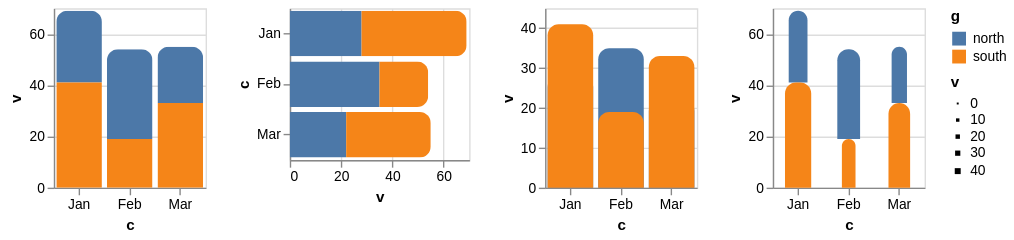

This figure's Vega-Lite source:
### Vega-Lite specification from a JSON file in a GitHub repository (floating-point values rounded to 4 significant figures)
{"$schema": "https://vega.github.io/schema/vega-lite/v6.json", "description": "A rounded end that came from a **theme** still rounds the stack rather than each of its segments. `parseMarkGroups` decides whether a bar is drawn inside a group of its own by asking `const hasCornerRadius = VG_CORNERRADIUS_CHANNELS.some((prop) => getMarkPropOrConfig(prop, model.markDef, model.config))`, and then `if (model.stack && !model.fieldDef('size') && hasCornerRadius) return getGroupsForStackedBarWithCornerRadius(model)`. The subtlety is which mark definition is being asked: `initMarkdef` has already run, and it is what turns `cornerRadiusEnd` — a word the five Vega channels above do not include — into `markDef.cornerRadiusTopLeft` and `markDef.cornerRadiusTopRight` by way of `for (const newProp of newProps) { markDef[newProp] = cornerRadiusEnd }`. This compiler asked the mark as it had been *written* instead of as it had been rewritten, so it saw a radius only when the chart put one on the mark itself. A theme that rounds every bar in a report — `config.bar.cornerRadiusEnd`, the whole point of which is that no chart has to mention it — opened no group at all, and every segment of every stack was rounded separately, joins and all, where upstream rounds the stack once at its two ends. The theme here sets `config.bar.cornerRadiusEnd` and no mark mentions a radius. The first panel is a vertical stack, which upstream wraps in an outer group carrying the radius, the clip and the stack's pixel extent, an inner group that undoes the outer one's translation, and the segments themselves stripped of the position across the stack. The second is the same stack lying on its side, which takes the other branch of the same function and moves `y`, `height` and the radii up instead of `x` and `width`. The third and fourth are the rows that must **not** change, and they are why the guard is three conditions rather than one: the third writes `\"stack\": null`, so `model.stack` is absent and a plain rounded rect is correct — the radius belongs to the single bar because the single bar is the whole of it; the fourth carries a `size` encoding, which `!model.fieldDef('size')` excludes outright, because a segment narrower than its group would no longer fill the rounded outline and upstream declines to guess. Both keep the theme's rounded top and neither may gain the groups.", "data": {"values": [{"c": "Jan", "g": "north", "v": 28}, {"c": "Jan", "g": "south", "v": 41}, {"c": "Feb", "g": "north", "v": 35}, {"c": "Feb", "g": "south", "v": 19}, {"c": "Mar", "g": "north", "v": 22}, {"c": "Mar", "g": "south", "v": 33}]}, "config": {"bar": {"cornerRadiusEnd": 8}}, "hconcat": [{"width": 110, "height": 130, "mark": "bar", "encoding": {"x": {"field": "c", "type": "nominal", "sort": null, "axis": {"labelAngle": 0}}, "y": {"field": "v", "type": "quantitative"}, "color": {"field": "g", "type": "nominal"}}}, {"width": 130, "height": 110, "mark": "bar", "encoding": {"y": {"field": "c", "type": "nominal", "sort": null}, "x": {"field": "v", "type": "quantitative"}, "color": {"field": "g", "type": "nominal"}}}, {"width": 110, "height": 130, "mark": "bar", "encoding": {"x": {"field": "c", "type": "nominal", "sort": null, "axis": {"labelAngle": 0}}, "y": {"field": "v", "type": "quantitative", "stack": null}, "color": {"field": "g", "type": "nominal"}}}, {"width": 110, "height": 130, "mark": "bar", "encoding": {"x": {"field": "c", "type": "nominal", "sort": null, "axis": {"labelAngle": 0}}, "y": {"field": "v", "type": "quantitative"}, "size": {"field": "v", "type": "quantitative"}, "color": {"field": "g", "type": "nominal"}}}]}
